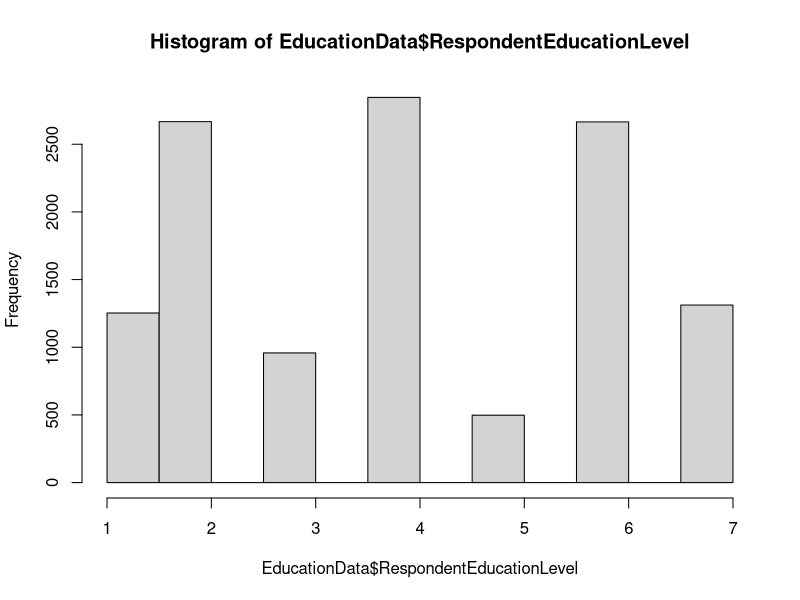
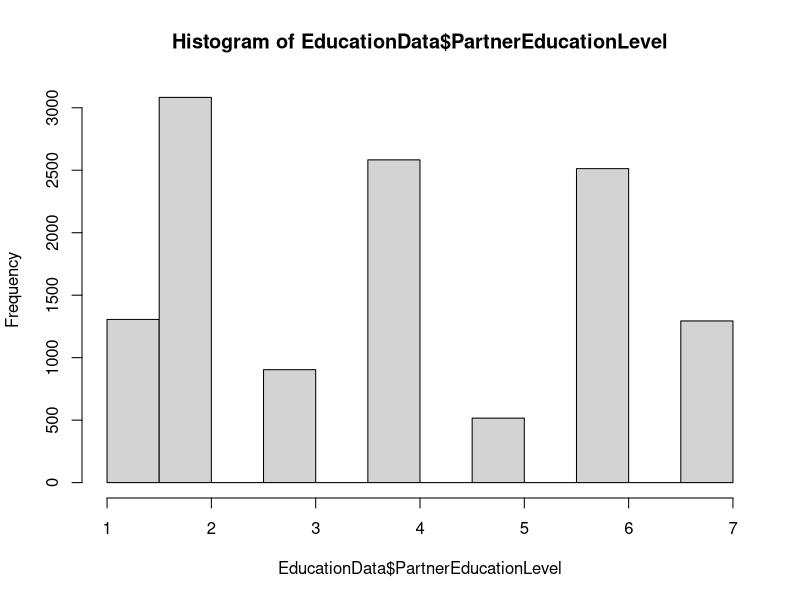
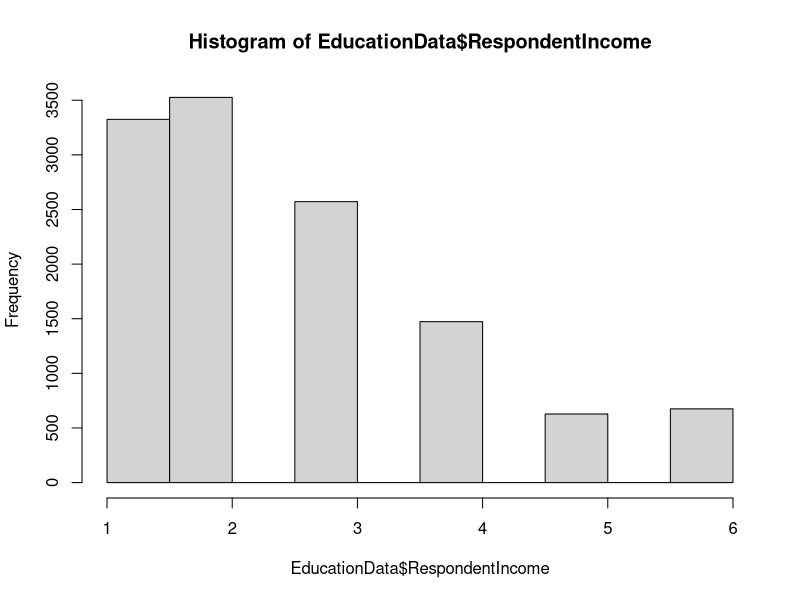

The R script that drew these images, in order:
## ---- chunk 1
knitr::opts_chunk$set(echo = FALSE)

## ---- chunk 2
#read the education data file and store the dataframe to RawData
RawData <- read.csv('new304.csv') 
# select the spcific column we want(that is respondent's education level and respondent's partner's education level)
EducationData <- data.frame(RawData$CASEID, RawData$ehg3_01b, RawData$eop_200, RawData$ttlincg2)
 # rename ID colunm
colnames(EducationData)[1]  <- 'CaseID'
 # rename the column name from question code to a description of the question(change column 1's name from ehg3_01b to RespondentEducationLevel)
colnames(EducationData)[2]  <- 'RespondentEducationLevel'
 # rename the column name from question code to a description of the question(change column 2's name from eop_200 to PartnerEducationLevel)
colnames(EducationData)[3]  <- 'PartnerEducationLevel'
# numbers that reperents a corresponding education level
colnames(EducationData)[4]  <- 'RespondentIncome'
validIncome <- c(1,2,3,4,5,6)
vaildAnswer <- c(1,2,3,4,5,6,7)
#since some respondent may don't have a partner or they reject to answer the such survey quetsion, so let's remove those resopndent from our data faram and only select resopondent who answer both question vaildly.
EducationData <- EducationData[(EducationData$RespondentEducationLevel %in% vaildAnswer & EducationData$RespondentEducationLevel %in% vaildAnswer  & EducationData$PartnerEducationLevel %in% vaildAnswer  & EducationData$PartnerEducationLevel %in% vaildAnswer & EducationData$RespondentIncome %in% validIncome),]
EducationData
summary(EducationData)
hist(EducationData$RespondentEducationLevel)
hist(EducationData$PartnerEducationLevel)
hist(EducationData$RespondentIncome)


## ---- chunk 3
EducationModel <- lm(PartnerEducationLevel~RespondentEducationLevel+as.factor(RespondentIncome), data = EducationData)
summary(EducationModel)

